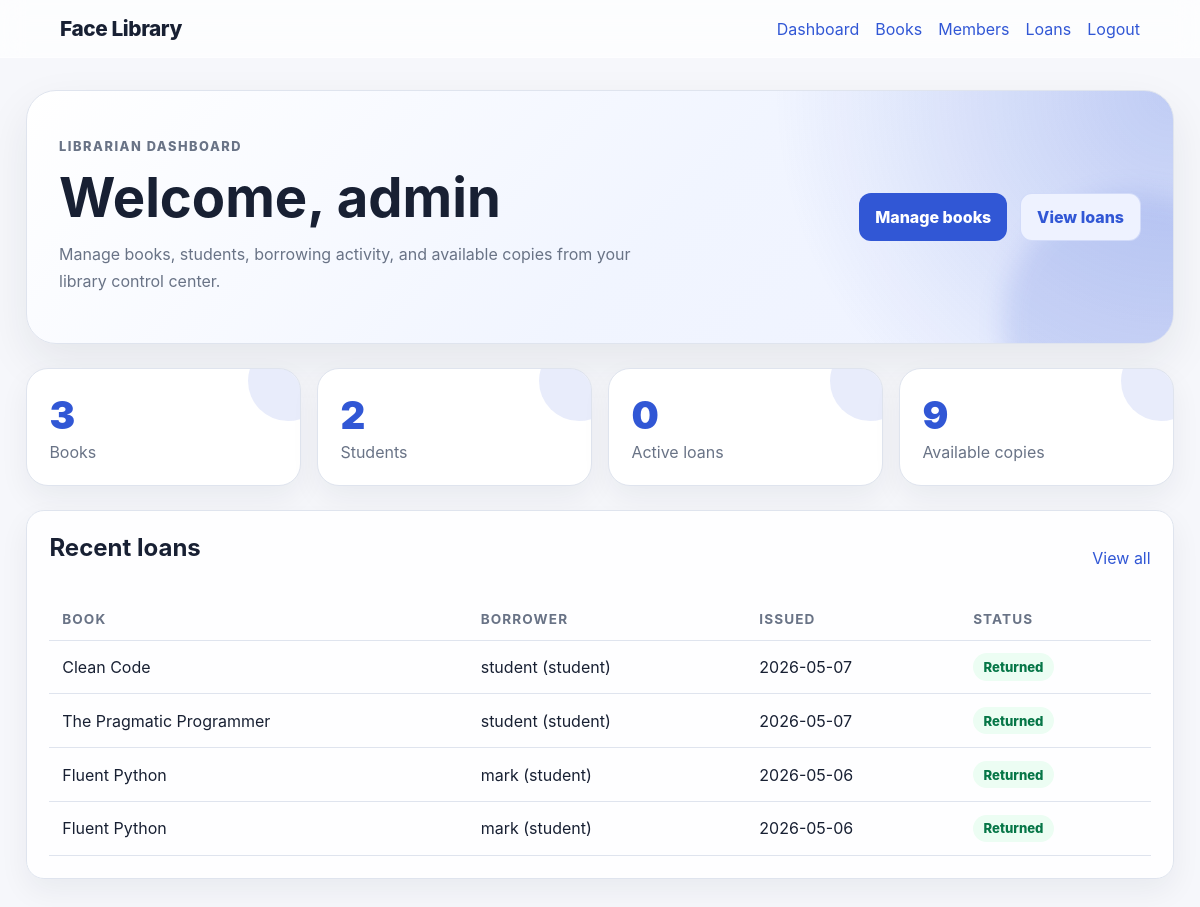
The page /dashboard (signed in) on the database as committed earlier.
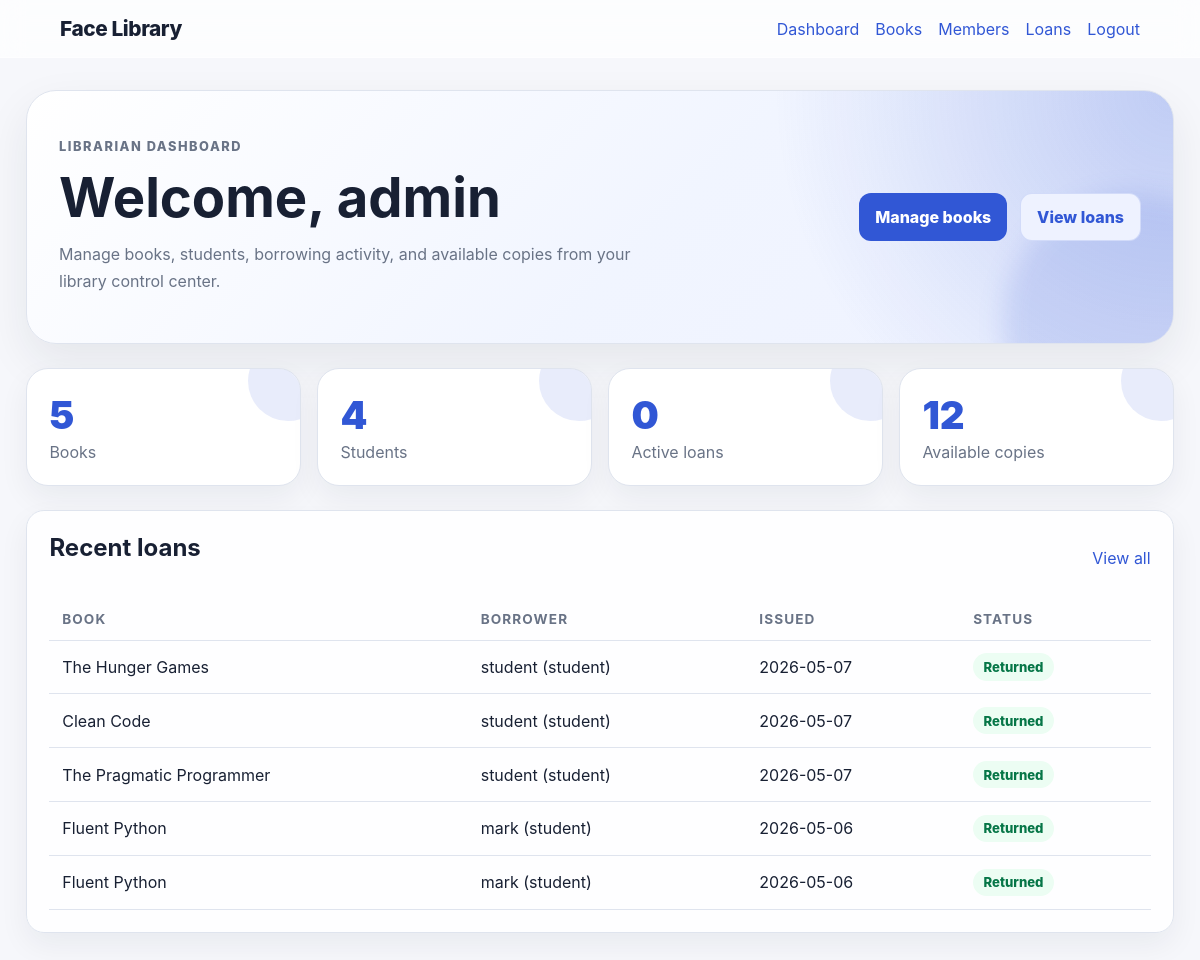
The same page on the database as committed later.
### app/models.py (models this page shows, shortened)
class Loan(db.Model):
    id = db.Column(db.Integer, primary_key=True)
    book_id = db.Column(db.Integer, db.ForeignKey("book.id"), nullable=False)
    member_id = db.Column(db.Integer, db.ForeignKey("member.id"), nullable=True)
    student_id = db.Column(db.Integer, db.ForeignKey("user.id"), nullable=True)
    issued_at = db.Column(db.DateTime, nullable=False, default=datetime.utcnow)
    due_at = db.Column(db.DateTime, nullable=False)
    returned_at = db.Column(db.DateTime, nullable=True)
    book = db.relationship("Book", back_populates="loans")
    member = db.relationship("Member", back_populates="loans")
    student = db.relationship("User", back_populates="student_loans", foreign_keys=[student_id])
    @property
    def borrower_name(self):
        if self.student:
            return f"{self.student.username} (student)"
        if self.member:
            return self.member.name
        return "Unknown borrower"

class Book(db.Model):
    id = db.Column(db.Integer, primary_key=True)
    title = db.Column(db.String(200), nullable=False, index=True)
    author = db.Column(db.String(200), nullable=False)
    isbn = db.Column(db.String(64), unique=True, nullable=True)
    total_copies = db.Column(db.Integer, nullable=False, default=1)
    available_copies = db.Column(db.Integer, nullable=False, default=1)
    cover_image_path = db.Column(db.String(500), nullable=True)
    created_at = db.Column(db.DateTime, nullable=False, default=datetime.utcnow)
    loans = db.relationship("Loan", back_populates="book", cascade="all, delete-orphan")

class User(UserMixin, db.Model):
    id = db.Column(db.Integer, primary_key=True)
    username = db.Column(db.String(80), unique=True, nullable=False, index=True)
    email = db.Column(db.String(120), unique=True, nullable=False, index=True)
    password_hash = db.Column(db.String(255), nullable=False)
    face_image_path = db.Column(db.String(500), nullable=True)
    role = db.Column(db.String(50), nullable=False, default="librarian")
    created_at = db.Column(db.DateTime, nullable=False, default=datetime.utcnow)
    student_loans = db.relationship("Loan", back_populates="student", foreign_keys="Loan.student_id")
    @property
    def is_student(self):
        return self.role == "student"
    @property
    def is_librarian(self):
        return self.role in {"admin", "librarian"}

### app/routes.py (the view)
@main_bp.route("/dashboard")
@librarian_required
def dashboard():
    stats = {
        "books": Book.query.count(),
        "students": User.query.filter_by(role="student").count(),
        "members": Member.query.count(),
        "active_loans": Loan.query.filter_by(returned_at=None).count(),
        "available_copies": db.session.query(func.coalesce(func.sum(Book.available_copies), 0)).scalar(),
    }
    recent_loans = Loan.query.order_by(Loan.issued_at.desc()).limit(5).all()
    return render_template("dashboard.html", stats=stats, recent_loans=recent_loans)

### app/routes.py (called while the page is built)
def get_csrf_token():
    token = session.get("_csrf_token")
    if not token:
        token = token_urlsafe(32)
        session["_csrf_token"] = token
    return token

@main_bp.app_context_processor
def inject_helpers():
    return {"csrf_token": get_csrf_token, "now": datetime.utcnow, "book_cover_url": book_cover_url}

def librarian_required(view):
    @wraps(view)
    def wrapped(*args, **kwargs):
        if not current_user.is_authenticated:
            return redirect(url_for("main.login"))
        if not current_user.is_librarian:
            flash("That page is for librarians only.", "warning")
            return redirect(url_for("main.student_dashboard"))
        return view(*args, **kwargs)
    return wrapped

### app/templates/dashboard.html (shortened to what this page needs)
{% extends "base.html" %}
{% block content %}
<div class="admin-dash">
  <section class="admin-hero">
    <div class="admin-hero-content">
      <div>
        <p class="eyebrow">Librarian Dashboard</p>
        <h1>Welcome, {{ current_user.username }}</h1>
        <p>
          Manage books, students, borrowing activity, and available copies from your library control center.
        </p>
      </div>
      <div class="admin-actions">
        <a class="button" href="{{ url_for('main.books') }}">Manage books</a>
        <a class="button secondary" href="{{ url_for('main.loans') }}">View loans</a>
      </div>
    </div>
  </section>
  <div class="admin-stats">
    <div class="admin-stat-card">
      <span>{{ stats.books }}</span>
      <p>Books</p>
    </div>
    <div class="admin-stat-card">
      <span>{{ stats.students }}</span>
      <p>Students</p>
    </div>
    <div class="admin-stat-card">
      <span>{{ stats.active_loans }}</span>
      <p>Active loans</p>
    </div>
    <div class="admin-stat-card">
      <span>{{ stats.available_copies }}</span>
      <p>Available copies</p>
    </div>
  </div>
  <section class="card admin-panel">
    <div class="section-title-row">
      <h2>Recent loans</h2>
      <a href="{{ url_for('main.loans') }}">View all</a>
    </div>
    {% if recent_loans %}
      <div class="admin-table-wrap">
        <table>
          <thead>
            <tr>
              <th>Book</th>
              <th>Borrower</th>
              <th>Issued</th>
              <th>Status</th>
            </tr>
          </thead>
          <tbody>
            {% for loan in recent_loans %}
              <tr>
                <td>{{ loan.book.title }}</td>
                <td>{{ loan.borrower_name }}</td>
                <td>{{ loan.issued_at.strftime('%Y-%m-%d') }}</td>
                <td>
                  {% if loan.returned_at %}
                    <span class="admin-status returned">Returned</span>
                  {% else %}
                    <span class="admin-status active">Active</span>
                  {% endif %}
                </td>
              </tr>
            {% endfor %}
          </tbody>
        </table>
      </div>
    {% else %}
      <div class="admin-empty">
        No loans yet. When students borrow books, recent loan activity will appear here.
      </div>
    {% endif %}
  </section>
</div>
{% endblock %}

Rows that differ between the two databases and show on the page:
added Loan: book "The Hunger Games", borrower_name "student (student)", issued_at "2026-05-07", shows "Returned"
Other text that changed with them:
{{ stats.books }}: "3" → "5"
{{ stats.students }}: "2" → "4"
{{ stats.available_copies }}: "9" → "12"
